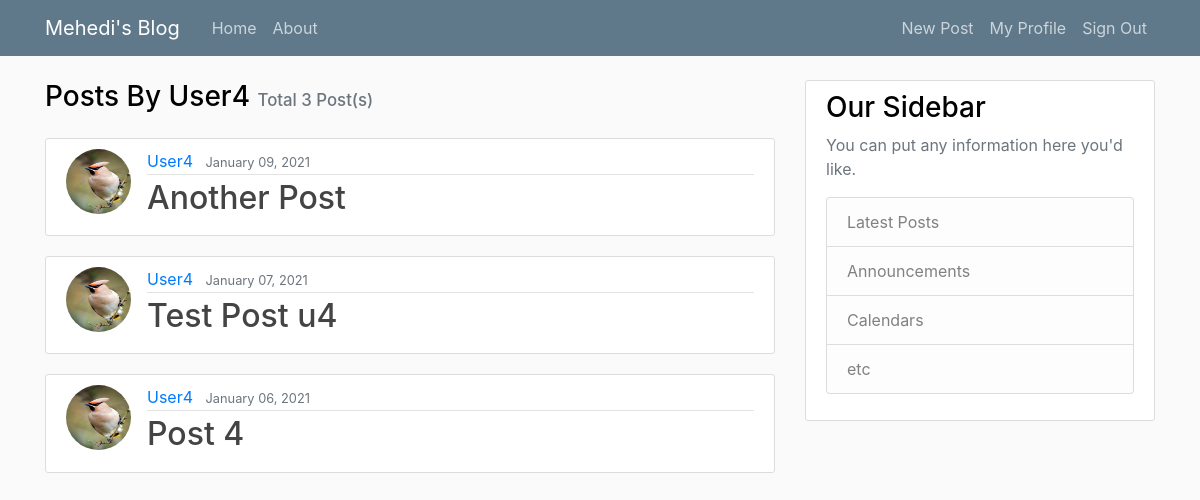
Page /User4-posts/ (signed in) on the committed database.
### blog/models.py (models this page shows, shortened)
class Post(models.Model):
    author = models.ForeignKey(User, on_delete=models.CASCADE)
    title = models.CharField(max_length=100)
    content = models.TextField()
    date_posted = models.DateTimeField(default=timezone.now)

### users/models.py (models this page shows, shortened)
class Profile(models.Model):
    user = models.OneToOneField(User, on_delete=models.CASCADE)
    image = models.ImageField(default="default.png", upload_to="pics")

### blog/views.py (the view)
# urls.py: path('<str:username>-posts/', UserPostListView.as_view(), name="userposts-list"),
class UserPostListView(LoginRequiredMixin, ListView):
    model = Post
    template_name = "blog/user_posts.html" # default: app/model_viewtype.html -> blog/post_list.html
    context_object_name = "posts"
    paginate_by = 3
    def get_queryset(self):
        user = get_object_or_404(User, username=self.kwargs.get("username"))
        return Post.objects.filter(author=user).order_by("-date_posted")

### templates/blog/user_posts.html
{% extends "blog/home.html" %}
{% block content %}
<h3 class="mb-4">
    Posts By {{view.kwargs.username}} <span class="text-muted" style="font-size: 0.6em;">Total
        {{page_obj.paginator.count}} Post(s)</span>
</h3>
{{block.super}}
{% endblock content %}

### templates/article_snippet.html
<article class="media content-section">
  <img class="rounded-circle article-img" src="{{post.author.profile.image.url}}" alt="Author's Profile Picture">
  <div class="media-body">
    <div class="article-metadata">
      <a class="mr-2" href="{% url 'userposts-list' post.author.username %}">{{ post.author }}</a>
      <small class="text-muted">{{ post.date_posted|date:"F d, Y" }}</small>
    </div>
    <h2><a class="article-title" href="{% url 'post-detail' post.id %}">{{ post.title }}</a></h2>
  </div>
</article>

### cdn_test/static/css/main.css (style rules this page uses)
body { background: #fafafa; color: #333333; }
h1, h2, h3, h4, h5, h6 { color: black; }
.content-section { background: #ffffff; padding: 10px 20px; border: 1px solid #dddddd; border-radius: 3px; margin-bottom: 20px; }
.article-title { color: #444444; }
.article-img { height: 65px; width: 65px; margin-right: 16px; }
.article-metadata { padding-bottom: 1px; margin-bottom: 4px; border-bottom: 1px solid #e3e3e3 }

### rows in the picture
Post: author.profile.image (picture), author "User4", date_posted "January 09, 2021", title "Another Post"
Post: author.profile.image (picture), author "User4", date_posted "January 07, 2021", title "Test Post u4"
Post: author.profile.image (picture), author "User4", date_posted "January 06, 2021", title "Post 4"

### other values in the picture
{{ view.kwargs.username }} "User4"
{{ page_obj.paginator.count }} "3"
